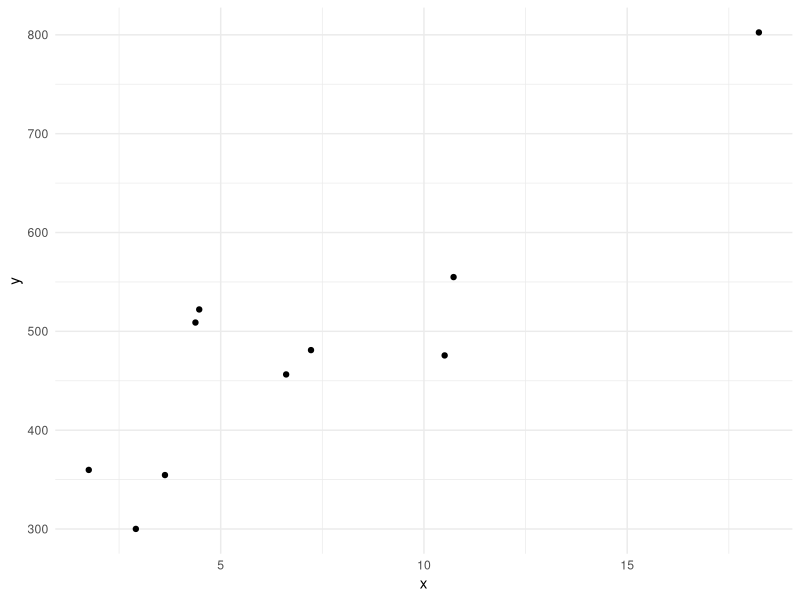
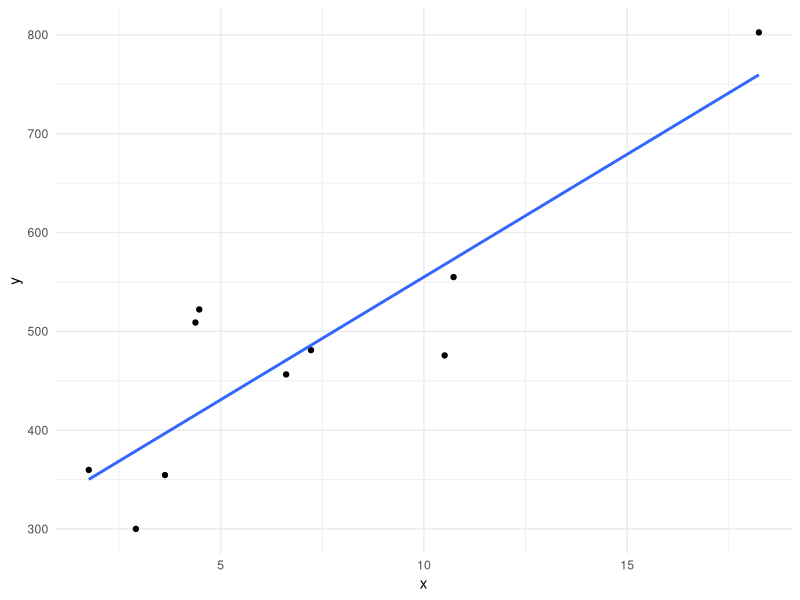
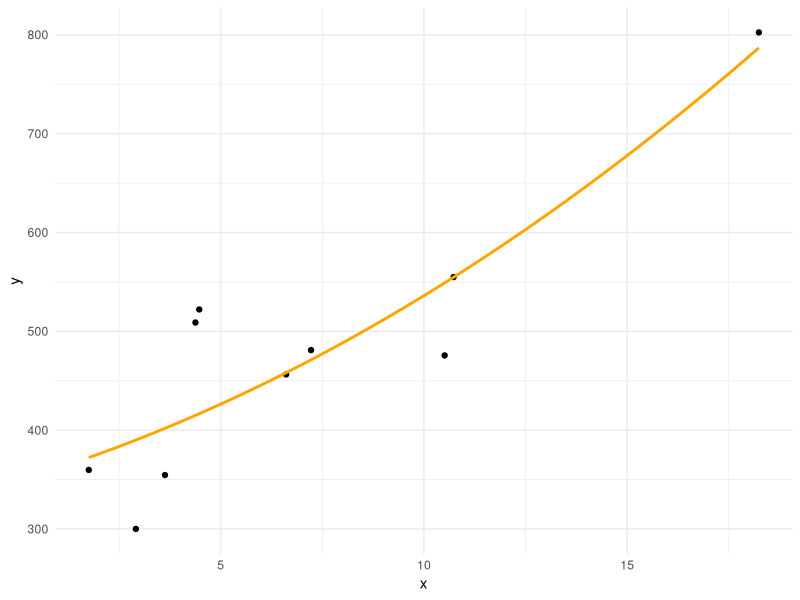
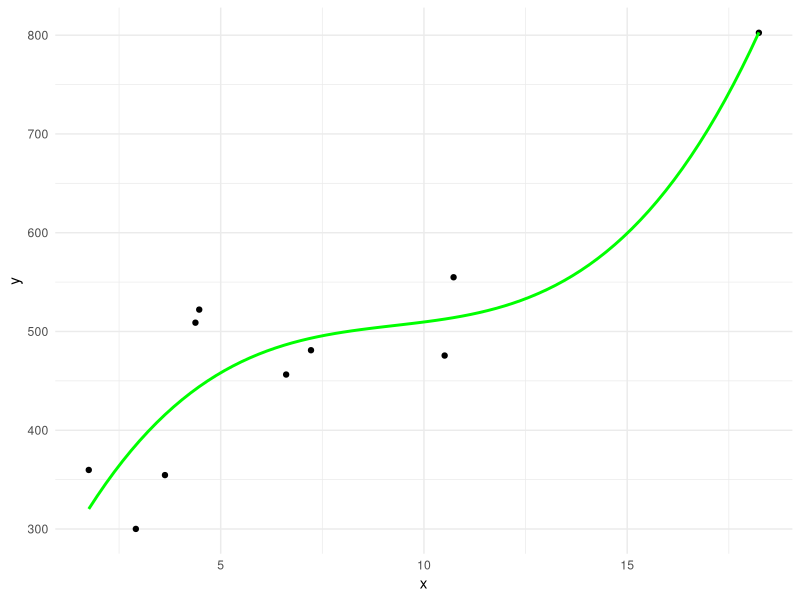
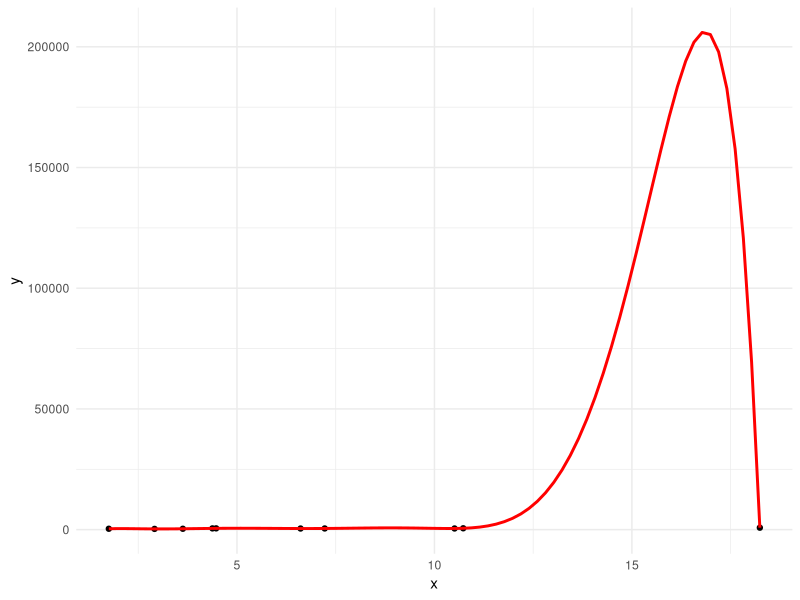
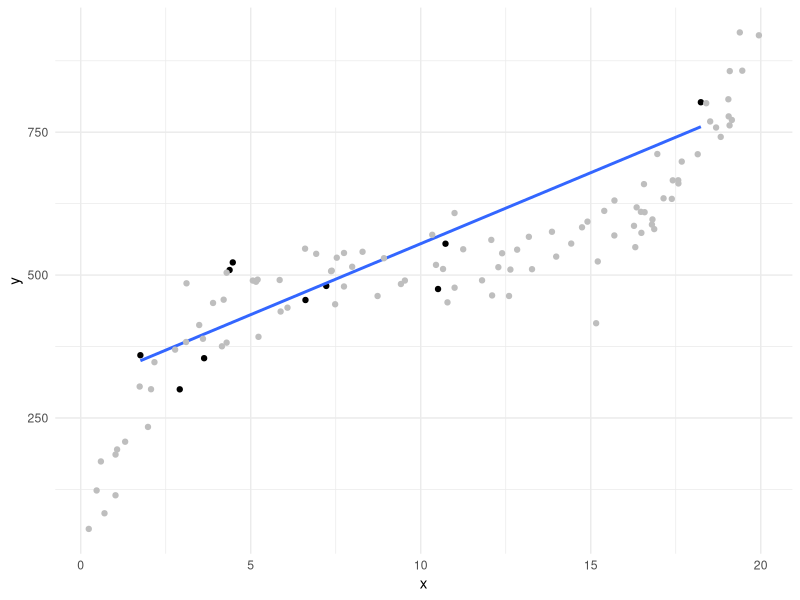
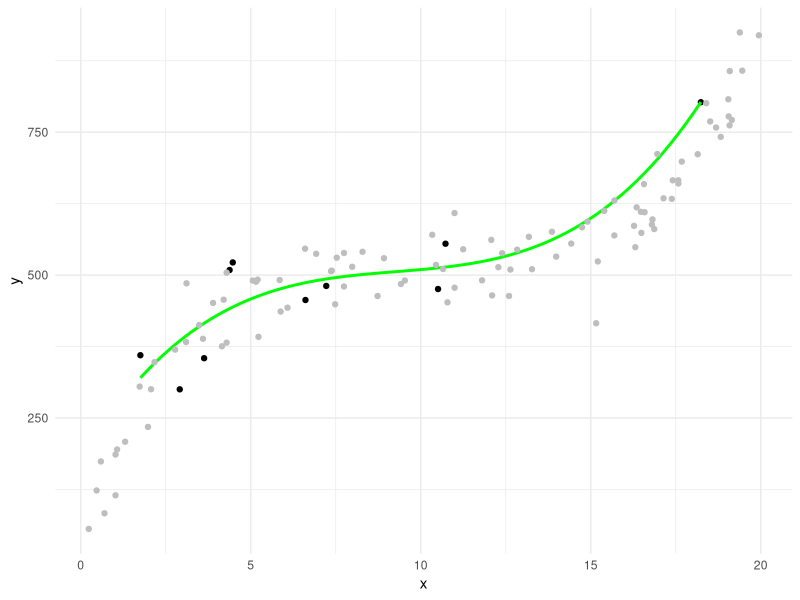
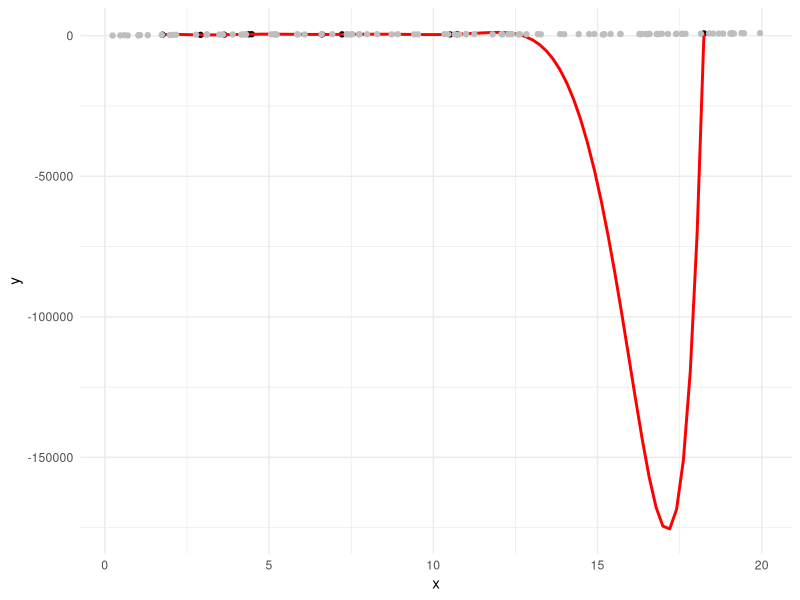

These charts were generated, in order, by the following R code:
library(tidyverse)
library(caret)
set.seed(5893524)
theme_set(theme_minimal())

# Criando banco de dados --------------------------------------------------

criar_amostra <- function(n) {
  tibble(
    x = runif(n, 0, 20),
    y = 500 + 0.4 * (x-10)^3 + rnorm(n, sd = 50)
  )
}

df <- criar_amostra(10)

ggplot(df, aes(x = x, y = y)) +
  geom_point()


# Ajustando modelo linear -------------------------------------------------

modelo <- train(y ~ x, data = df, method = "lm")

ggplot(df, aes(x = x, y = y)) +
  geom_point() +
  geom_smooth(method = "lm", se = FALSE)

df %>% 
  mutate(predicao = predict(modelo, df)) %>% 
  summarise(rmse = sqrt(mean((predicao - y)^2)))

# Ajustando modelo quadrático ---------------------------------------------

modelo <- train(y ~ poly(x, 2), data = df, method = "lm")

ggplot(df, aes(x = x, y = y)) +
  geom_point() +
  geom_smooth(method = "lm", formula = y ~ poly(x, 2), se = FALSE, color = "orange")

df %>% 
  mutate(predicao = predict(modelo, df)) %>% 
  summarise(rmse = sqrt(mean((predicao - y)^2)))

# Ajustando modelo cúbico -------------------------------------------------

modelo <- train(y ~ poly(x, 3), data = df, method = "lm")

ggplot(df, aes(x = x, y = y)) +
  geom_point() +
  geom_smooth(method = "lm", formula = y ~ poly(x, 3), se = FALSE, color = "green")

df %>% 
  mutate(predicao = predict(modelo, df)) %>% 
  summarise(rmse = sqrt(mean((predicao - y)^2)))


# Ajustando modelo de grau 9 ---------------------------------------------

modelo <- train(y ~ poly(x, 9, raw = TRUE), data = df, method = "lm")

ggplot(df, aes(x = x, y = y)) +
  geom_point() +
  geom_smooth(method = "lm", formula = y ~ poly(x, 9, raw = TRUE), se = FALSE, color = "red")

df %>% 
  mutate(predicao = predict(modelo, df)) %>% 
  summarise(rmse = sqrt(mean((predicao - y)^2)))

modelo$finalModel


# Resumo ------------------------------------------------------------------

calcula_erros_treino <- function(df, grau) {
  
  erros <- tibble(grau = NA, rmse = NA)
  
  for(g in grau) {
    
    modelo <- lm(y ~ poly(x, g, raw = TRUE), data = df)
    
    erro <- df %>% 
      mutate(predicao = predict(modelo, df)) %>% 
      summarise(rmse = sqrt(mean((predicao - y)^2))) %>%
      .$rmse
      
    erros <- rbind(erros, c(g, erro))
  }
  
  na.omit(erros)
}

calcula_erros_treino(df, grau = 1:9)


# Uma nova base -----------------------------------------------------------

nova_base <- criar_amostra(100)

# Grau 1
ggplot(df, aes(x = x, y = y)) +
  geom_point() +
  geom_smooth(method = "lm", se = FALSE) +
  geom_point(data = nova_base, color = "gray")

# Grau 3
ggplot(df, aes(x = x, y = y)) +
  geom_point() +
  geom_smooth(method = "lm", formula = y ~ poly(x, 3), se = FALSE, color = "green") +
  geom_point(data = nova_base, color = "gray")

# Grau 9
ggplot(df, aes(x = x, y = y)) +
  geom_point() +
  geom_smooth(method = "lm", formula = y ~ poly(x, 9), se = FALSE, color = "red") +
  geom_point(data = nova_base, color = "gray")

# Erros na nova base

calcula_erros_teste <- function(df, nova_base, grau) {
  
  erros <- tibble(grau = NA, rmse = NA)
  
  for(g in grau) {
    
    modelo <- lm(y ~ poly(x, g, raw = TRUE), data = df)
    
    erro <- nova_base %>% 
      mutate(predicao = predict(modelo, nova_base)) %>% 
      summarise(rmse = sqrt(mean((predicao - y)^2))) %>%
      .$rmse
    
    erros <- rbind(erros, c(g, erro))
  }
  
  na.omit(erros)
}

calcula_erros_teste(df, nova_base, grau = 1:9)

# Ajustando na nova base

modelo <- train(y ~ poly(x, 9, raw = TRUE), data = nova_base, method = "lm")

ggplot(nova_base, aes(x = x, y = y)) +
  geom_point() +
  geom_smooth(method = "lm", formula = y ~ poly(x, 9, raw = TRUE), se = FALSE, color = "red")

df %>% 
  mutate(predicao = predict(modelo, df)) %>% 
  summarise(rmse = sqrt(mean((predicao - y)^2)))

modelo$finalModel

# Exercício ---------------------------------------------------------------

# Coloque a data do seu nascimento
# Por exemplo, 29/07/1989
semente <- 29071989

criar_amostra <- function(n, semente) {
  set.seed(semente)
  tibble(
    x = runif(n, 0, 3),
    p = 1/(1 + exp(-(2.5 - x^sample(1:5, 1) + rnorm(n, 0, 8)))),
    y = as.numeric(rbernoulli(n, p = p))
  )
}

# Base
df <- criar_amostra(10000, semente)

# Frequência
count(df, y)

# Relação entre x e y
df %>% 
  ggplot(aes(x = x, y = y)) +
  geom_point(alpha = 0.01)

# Base de treino e de teste
df <- df %>% 
  mutate(
    base = sample(
      c("treino", "teste"), 
      size = nrow(df), 
      replace = TRUE, 
      prob = c(0.7, 0.3)
    )
  )

df_treino <- df %>% filter(base == "treino")
df_teste <- df %>% filter(base == "teste")

calcula_erros_teste <- function(df, nova_base, grau) {

  acc <- tibble(grau = NA, acc = NA)

  for(g in grau) {

    modelo <- glm(y ~ poly(x, g, raw = TRUE), data = df, family = binomial)

    prop <- nova_base %>%
      mutate(
        predicao = predict(modelo, nova_base, type = "response"),
        predicao = ifelse(predicao > 0.5, 1, 0),
        acerto = ifelse(predicao == y, 1, 0)
      ) %>%
      summarise(prop_acerto = mean(acerto)) %>%
      .$prop_acerto

    acc <- rbind(acc, c(g, prop))
  }

  na.omit(acc)
}

calcula_erros_teste(df = df_treino, nova_base = df_teste, grau = 1:5)
